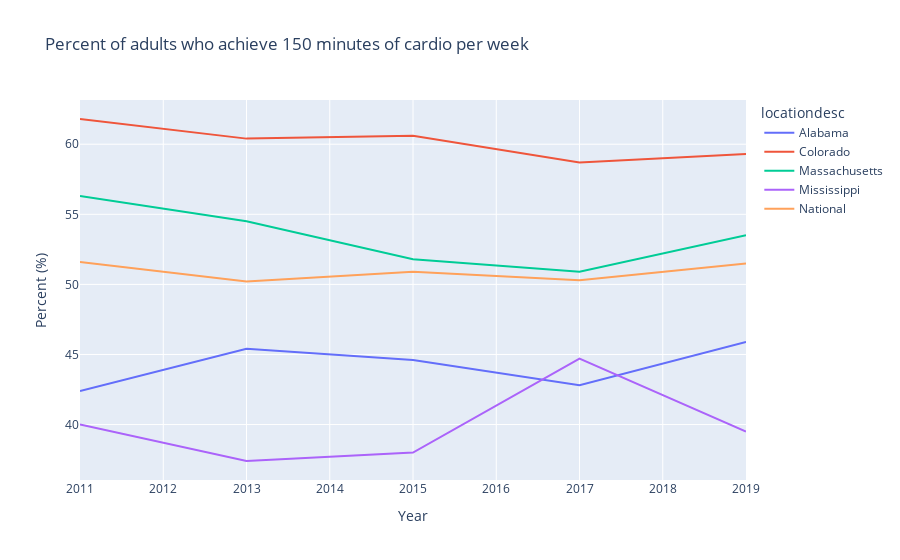

The notebook cell this image was saved under:
### Code cell
fig = px.line(year_df, x="yearstart", y="data_value",
              title='Percent of adults who achieve 150 minutes of cardio per week',
              labels={
                  "data_value": "Percent (%)",
                  "yearstart": "Year"
              },
              color='locationdesc')
fig.show()

### Figure 1 — Plotly figure (JSON) as saved in the notebook; plotly's stock layout.template omitted (floating-point values rounded to 4 significant figures)
{"data": [{"hovertemplate": "locationdesc=Alabama<br>Year=%{x}<br>Percent (%)=%{y}<extra></extra>", "legendgroup": "Alabama", "line": {"color": "#636efa", "dash": "solid"}, "marker": {"symbol": "circle"}, "mode": "lines", "name": "Alabama", "orientation": "v", "showlegend": true, "type": "scatter", "x": [2019, 2017, 2015, 2013, 2011], "xaxis": "x", "y": [45.9, 42.8, 44.6, 45.4, 42.4], "yaxis": "y"}, {"hovertemplate": "locationdesc=Colorado<br>Year=%{x}<br>Percent (%)=%{y}<extra></extra>", "legendgroup": "Colorado", "line": {"color": "#EF553B", "dash": "solid"}, "marker": {"symbol": "circle"}, "mode": "lines", "name": "Colorado", "orientation": "v", "showlegend": true, "type": "scatter", "x": [2019, 2017, 2015, 2013, 2011], "xaxis": "x", "y": [59.3, 58.7, 60.6, 60.4, 61.8], "yaxis": "y"}, {"hovertemplate": "locationdesc=Massachusetts<br>Year=%{x}<br>Percent (%)=%{y}<extra></extra>", "legendgroup": "Massachusetts", "line": {"color": "#00cc96", "dash": "solid"}, "marker": {"symbol": "circle"}, "mode": "lines", "name": "Massachusetts", "orientation": "v", "showlegend": true, "type": "scatter", "x": [2019, 2017, 2015, 2013, 2011], "xaxis": "x", "y": [53.5, 50.9, 51.8, 54.5, 56.3], "yaxis": "y"}, {"hovertemplate": "locationdesc=Mississippi<br>Year=%{x}<br>Percent (%)=%{y}<extra></extra>", "legendgroup": "Mississippi", "line": {"color": "#ab63fa", "dash": "solid"}, "marker": {"symbol": "circle"}, "mode": "lines", "name": "Mississippi", "orientation": "v", "showlegend": true, "type": "scatter", "x": [2019, 2017, 2015, 2013, 2011], "xaxis": "x", "y": [39.5, 44.7, 38, 37.4, 40], "yaxis": "y"}, {"hovertemplate": "locationdesc=National<br>Year=%{x}<br>Percent (%)=%{y}<extra></extra>", "legendgroup": "National", "line": {"color": "#FFA15A", "dash": "solid"}, "marker": {"symbol": "circle"}, "mode": "lines", "name": "National", "orientation": "v", "showlegend": true, "type": "scatter", "x": [2019, 2017, 2015, 2013, 2011], "xaxis": "x", "y": [51.5, 50.3, 50.9, 50.2, 51.6], "yaxis": "y"}], "layout": {"legend": {"title": {"text": "locationdesc"}, "tracegroupgap": 0}, "title": {"text": "Percent of adults who achieve 150 minutes of cardio per week"}, "xaxis": {"anchor": "y", "domain": [0, 1], "title": {"text": "Year"}}, "yaxis": {"anchor": "x", "domain": [0, 1], "title": {"text": "Percent (%)"}}}}
